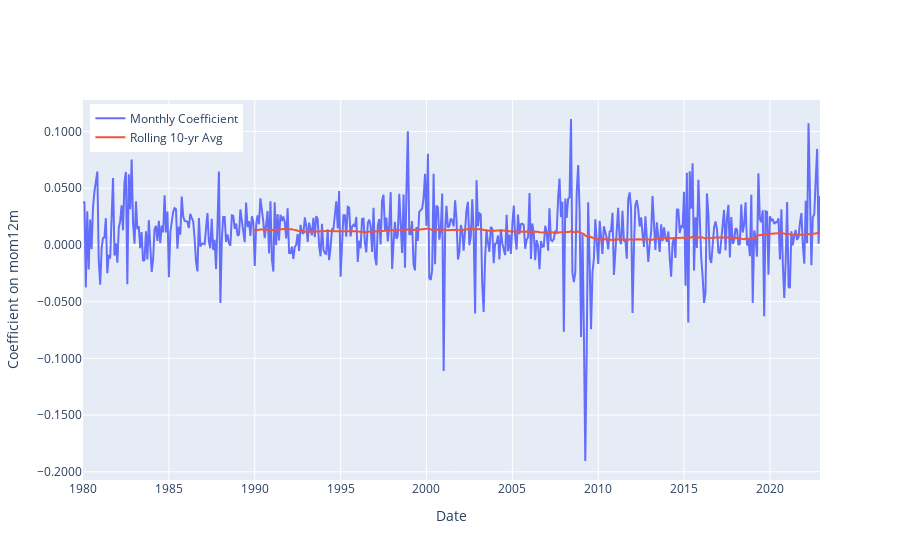

The cell this chart's notebook holds for it:
### Code cell
# Plot a chosen characteristic's coefficients over time
CHAR = 'mom12m'
fig = go.Figure()
trace  = go.Scatter(x=coefs.index.to_timestamp(), y=coefs[CHAR], mode="lines", name ='Monthly Coefficient')
fig.add_trace(trace)
trace_ma  = go.Scatter(x=coefs.index.to_timestamp(), y=coefs[CHAR].rolling(120).mean(), mode="lines", name ='Rolling 10-yr Avg')
fig.add_trace(trace_ma)
fig.update_yaxes(title='Coefficient on '+CHAR,tickformat=".4f")
fig.update_xaxes(title='Date')
fig.update_layout(legend=dict(yanchor="top", y=0.99, xanchor="left", x=0.01))
fig.show()

### Figure 1 — Plotly figure (JSON) as saved in the notebook; plotly's stock layout.template omitted (floating-point values rounded to 4 significant figures; data arrays with more than 128 entries replaced by an {"elided": "..."} marker saying what was removed)
{"data": [{"mode": "lines", "name": "Monthly Coefficient", "type": "scatter", "x": {"elided": "516 str values"}, "y": {"elided": "516 float values"}}, {"mode": "lines", "name": "Rolling 10-yr Avg", "type": "scatter", "x": {"elided": "516 str values"}, "y": {"elided": "516 float values"}}], "layout": {"legend": {"x": 0.01, "xanchor": "left", "y": 0.99, "yanchor": "top"}, "xaxis": {"title": {"text": "Date"}}, "yaxis": {"tickformat": ".4f", "title": {"text": "Coefficient on mom12m"}}}}
